Frame 1 (no input): blank canvas, image omitted
Frame 60 (no input): blank canvas, image omitted
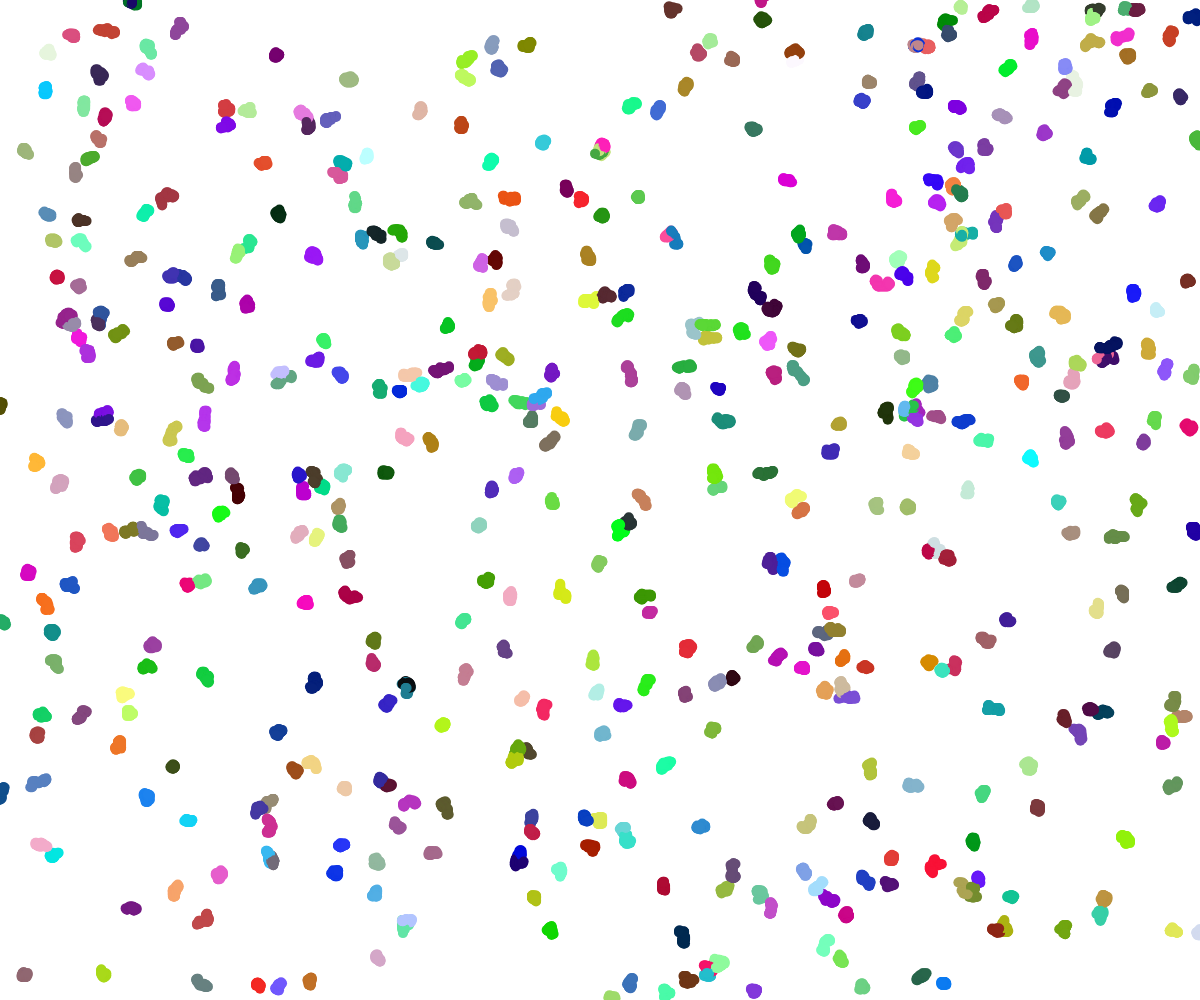
Frame 120 (the mouse pressed at the canvas centre since frame 60)

The p5.js sketch whose frames 1 and 60 were blank and that drew this single picture after the mouse press (run headless with seeded random() and noise() and a simulated clock; from frame 60 on, the mouse is pressed at the canvas centre):

// p5.js sketch
// ── sketch.js
// Walker OOP Demo

class Walker {
  constructor(x, y, theColor) {
    this.x = x;
    this.y = y;
    this.stepSize = 1;
    this.color = theColor;
    this.radius = 5;
  }

  display() {
    fill(this.color);
    circle(this.x, this.y, this.radius * 2);
  }

  move() {
    let choice = random(100);
    if (choice < 25) {
      //move up
      this.y -= this.stepSize;
    }
    else if (choice < 50) {
      //move down
      this.y += this.stepSize;
    }
    else if (choice < 75) {
      //move right
      this.x += this.stepSize;
    }
    else {
      //move left
      this.x -= this.stepSize;
    }
  }
}

let theWalkers = [];

function setup() {
  createCanvas(windowWidth, windowHeight);
  noStroke();
}

function draw() {
  for (let someWalker of theWalkers) {
    someWalker.move();
    someWalker.display();
  }
}

function mousePressed() {
  for (let i = 0; i < 500; i++) {
    let theColour = color(random(255), random(255), random(255));
    let theX = random(windowWidth);
    let theY = random(windowHeight);
    let myWalker = new Walker(theX, theY, theColour);
    theWalkers.push(myWalker);
  }
}
